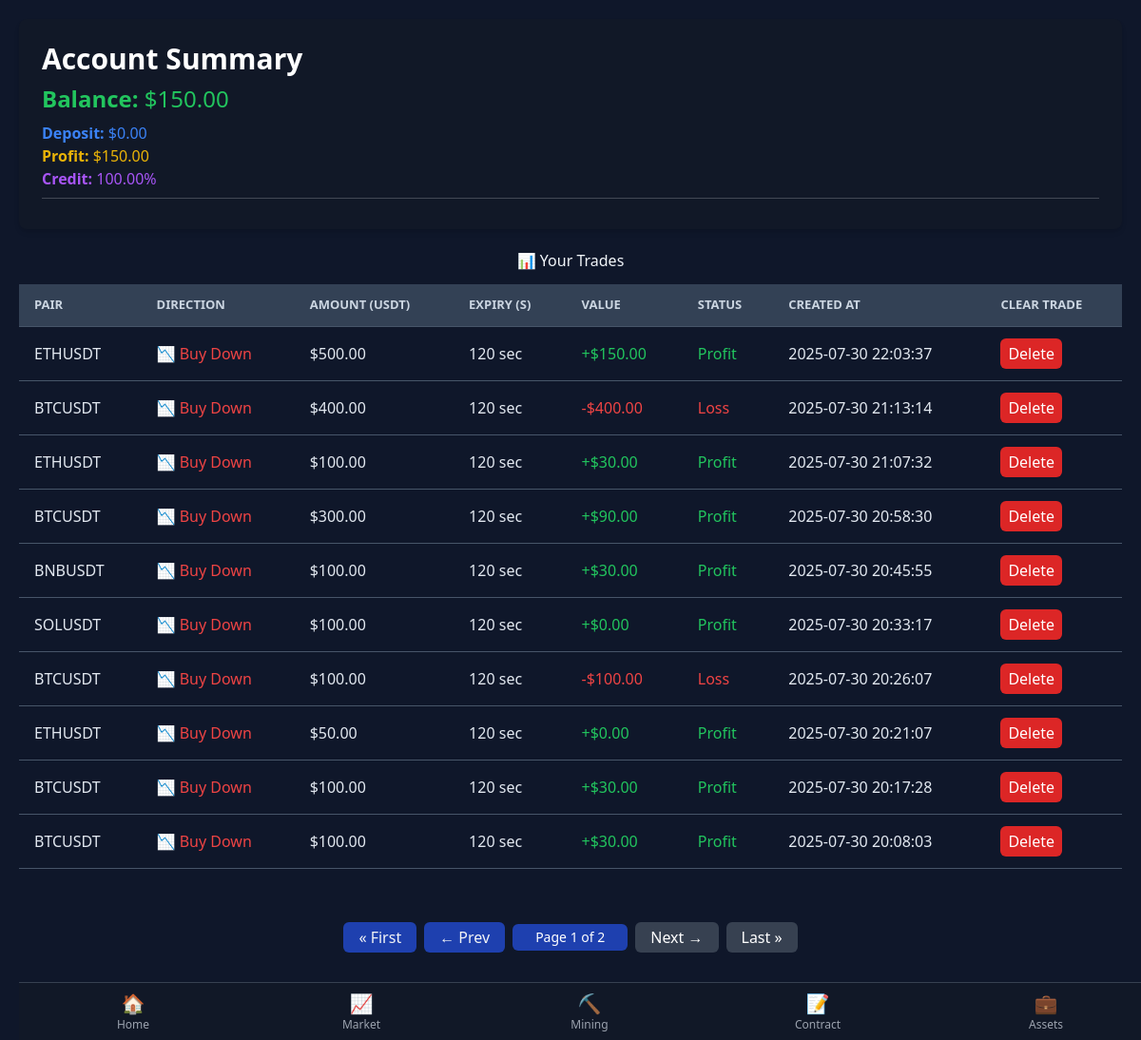
Page /assets/ (signed in) on the earlier database version.
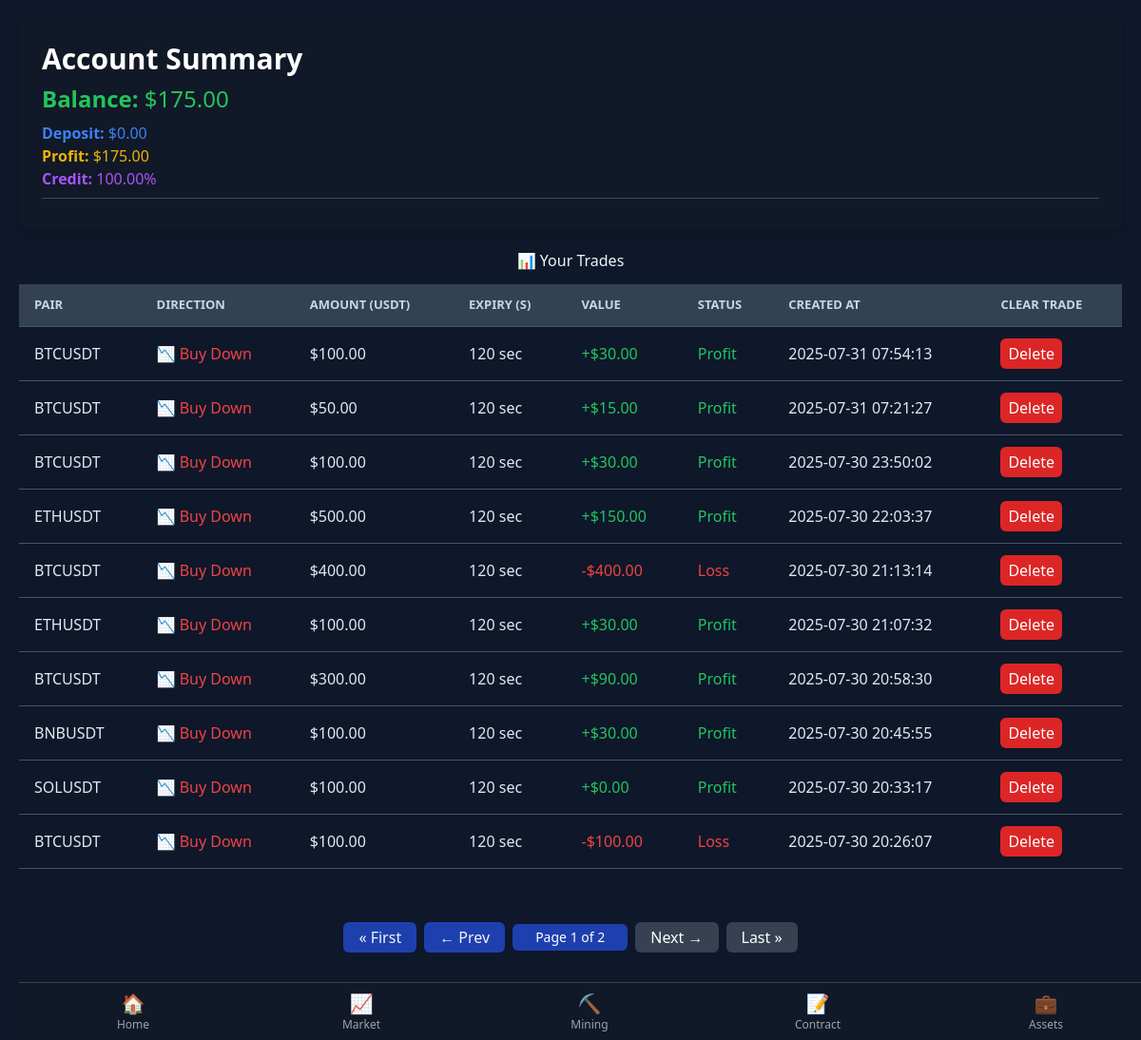
Same page on the later database version.
### powerdigital_app/models.py (models this page shows, shortened)
class TradeOrder(models.Model):
    user = models.ForeignKey(User, on_delete=models.CASCADE)
    pair = models.CharField(max_length=20)
    direction = models.CharField(max_length=20)
    amount = models.DecimalField(max_digits=20, decimal_places=8)
    expiry_time = models.IntegerField()
    balance = models.DecimalField(max_digits=20, decimal_places=8)
    potential_profit = models.DecimalField(max_digits=20, decimal_places=8, default=0)
    expires_at = models.DateTimeField()
    is_closed = models.BooleanField(default=False)
    created_at = models.DateTimeField(auto_now_add=True)
    result = models.CharField(max_length=10, choices=TRADE_RESULTS, blank=True, null=True)
    yield_percent = models.DecimalField(max_digits=5, decimal_places=2, default=Decimal("0.00"))
    manual_profit = models.DecimalField(max_digits=20, decimal_places=8, default=0)
    entry_price = models.DecimalField(max_digits=20, decimal_places=8, null=True, blank=True)
    exit_price = models.DecimalField(max_digits=20, decimal_places=8, null=True, blank=True)
    actual_result = models.CharField(
        max_length=10, choices=[("profit", "Profit"), ("loss", "Loss")], blank=True, null=True
    )
    result = models.CharField(  # This will be admin-controlled final result
        max_length=10, choices=[("profit", "Profit"), ("loss", "Loss")], blank=True, null=True
    )

### powerdigital_app/views.py (the view)
# urls.py: path("assets/", views.user_trades, name="user_trades"),
@login_required
def user_trades(request):
    if request.user.is_staff or request.user.is_superuser:
        return redirect('admin_dashboard')
    trades = TradeOrder.objects.filter(user=request.user).order_by('-created_at')
    profile, _ = Profile.objects.get_or_create(user=request.user)
    total_profit = round(profile.total_profit, 2)
    total_deposit = round(profile.total_deposit, 2)
    total_balance = round(profile.total_balance, 2)  # from @property
    paginator = Paginator(trades, 10)
    page_number = request.GET.get('page')
    page_obj = paginator.get_page(page_number)
    return render(request, "main/assets.html", {
        "user_trades": page_obj,
        "total_deposit": total_deposit,
        "total_profit": total_profit,
        "total_balance": total_balance,
        "credit": profile.credit,
        "page_obj": page_obj,
    })

### powerdigital_app/models.py (called while the page is built)
    @property
    def total_balance(self):
        return self.total_deposit + self.total_profit

### powerdigital_app/templates/main/assets.html (shortened to what this page needs)
{% extends 'main/base.html' %} {% block content %}
<!DOCTYPE html>
<html lang="en">
	<head>
		<script src="https://cdn.tailwindcss.com"></script>
	</head>
	<body>
		<div class="max-w-">
			{% if request.user.is_authenticated %}
				<div class="p-4 bg-gray-900 text-white rounded-lg shadow-md">
					<h2 class="text-xl md:text-3xl font-bold mb-2">Account Summary</h2>
					<p class="text-green-500 text-xl my-2 md:text-2xl"><strong> Balance:</strong>
						${{ total_balance }}</p>
					<p class="text-blue-500"><strong> Deposit:</strong> ${{ total_deposit }}</p>
					<p class="text-yellow-500"><strong> Profit:</strong> ${{ total_profit }}</p>
					<p class="text-purple-500"><strong> Credit:</strong> {{ credit }}%</p>
					<hr class="my-2 border-gray-300" />
				</div>
			</div>
			{% endif %}
			<h2 style="text-align: center; color: #f1f5f9" class="mt-4">📊 Your Trades</h2>
			{% if page_obj %}
			<table>
				<thead>
					<tr>
						<th>Pair</th>
						<th>Direction</th>
						<th>Amount (USDT)</th>
						<th>Expiry (s)</th>
						<th>Value</th>
						<th>Status</th>
						<th>Created At</th>
						<th>Clear Trade</th>
					</tr>
				</thead>
				<tbody>
					{% for trade in page_obj %}
					<tr>
						<td>{{ trade.pair }}</td>
						<td>
							{% if trade.direction == 'Buy Up' %}
							<span class="text-green-500">📈 Buy Up</span>
							{% else %}
							<span class="text-red-500">📉 Buy Down</span>
							{% endif %}
						</td>
						<td>${{ trade.amount|floatformat:2 }}</td>
						<td>{{ trade.expiry_time }} sec</td>
                        <td>
                         {% if trade.result == "profit" %}
                           <span class="text-green-500">+${{ trade.manual_profit|floatformat:2 }}</span>
                         {% elif trade.result == "loss" %}
                           <span class="text-red-500">-${{ trade.amount|floatformat:2 }}</span>
                         {% endif %}
                       </td>
					    <td>
                         {% if trade.result == "profit" %}
                          <span class="text-green-500">Profit</span>
                         {% else %}
                        <span class="text-red-500">Loss</span>
                         {% endif %}
                       </td>
						<td>{{ trade.created_at|date:"Y-m-d H:i:s" }}</td>
						<td>
							<form method="POST" action="{% url 'delete_trade' trade.id %}" onsubmit="return confirm('Are you sure you want to delete this trade?');">
                    <button type="submit" class="bg-red-600 text-white px-2 py-1 duration-300 rounded hover:bg-red-700">
                        Delete
                    </button>
                </form>
						</td>
					</tr>
					{% endfor %}
				</tbody>
			</table>
			<br />
			<div class="mt-8 flex justify-center items-center space-x-2">
				{% if page_obj.has_previous %}
				<a
					href="?page=1"
					class="px-3 py-1 bg-gray-700 text-white rounded hover:bg-gray-600"
					>« First</a
				>
				<a
					href="?page={{ page_obj.previous_page_number }}"
					class="px-3 py-1 bg-gray-700 text-white rounded hover:bg-gray-600"
					>← Prev</a
				>
				{% else %}
				<span
					class="px-3 py-1 bg-blue-800 text-gray-100 rounded cursor-not-allowed"
					>« First</span
				>
				<span
					class="px-3 py-1 bg-blue-800 text-gray-100 rounded cursor-not-allowed"
					>← Prev</span
				>
				{% endif %}
				<span class="px-4 py-1 bg-blue-800 text-white rounded text-sm">
					Page {{ page_obj.number }} of {{ page_obj.paginator.num_pages }}
				</span>
				{% if page_obj.has_next %}
				<a
					href="?page={{ page_obj.next_page_number }}"
					class="px-3 py-1 bg-gray-700 text-white rounded hover:bg-gray-600"
					>Next →</a
				>
				<a
					href="?page={{ page_obj.paginator.num_pages }}"
					class="px-3 py-1 bg-gray-700 text-white rounded hover:bg-gray-600"
					>Last »</a
				>
				{% endif %}
			</div>
			{% else %}
			<p class="no-trades">You have no trades yet.</p>
			{% endif %}
		<br /><br /><br />
	</body>
</html>
{% endblock %}

Differences in the rows shown:
no longer on this page (row unchanged): TradeOrder: pair "ETHUSDT", direction "📉 Buy Down", amount "50.00", expiry_time "120", manual_profit "0.00", result "Profit", created_at "2025-07-30 20:21:07"
no longer on this page (row unchanged): TradeOrder: pair "BTCUSDT", direction "📉 Buy Down", amount "100.00", expiry_time "120", manual_profit "30.00", result "Profit", created_at "2025-07-30 20:17:28"
no longer on this page (row unchanged): TradeOrder: pair "BTCUSDT", direction "📉 Buy Down", amount "100.00", expiry_time "120", manual_profit "30.00", result "Profit", created_at "2025-07-30 20:08:03"
added TradeOrder: pair "BTCUSDT", direction "📉 Buy Down", amount "100.00", expiry_time "120", manual_profit "30.00", result "Profit", created_at "2025-07-31 07:54:13"
added TradeOrder: pair "BTCUSDT", direction "📉 Buy Down", amount "50.00", expiry_time "120", manual_profit "15.00", result "Profit", created_at "2025-07-31 07:21:27"
added TradeOrder: pair "BTCUSDT", direction "📉 Buy Down", amount "100.00", expiry_time "120", manual_profit "30.00", result "Profit", created_at "2025-07-30 23:50:02"
Other differences:
{{ total_balance }}: "150.00" → "175.00"
{{ total_profit }}: "150.00" → "175.00"
